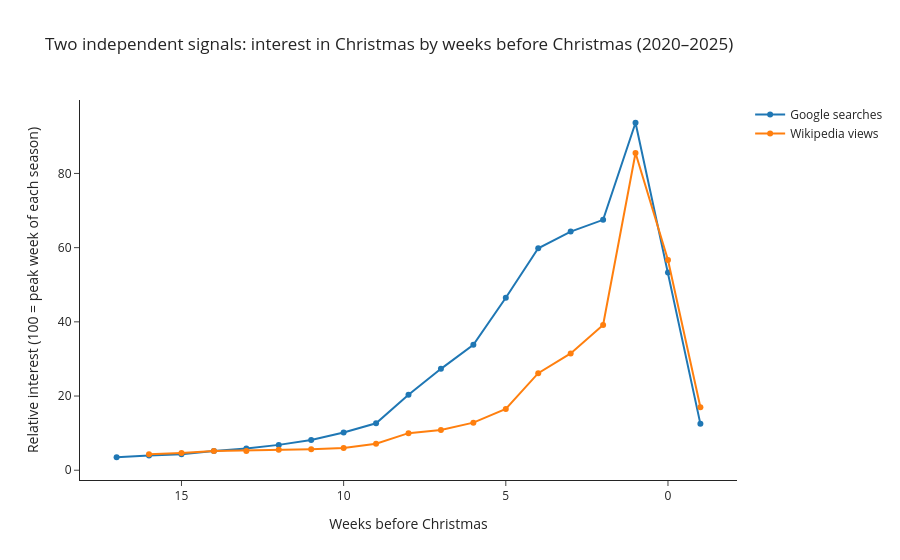

Notebook code cell kept with this figure:
### Code cell
compare = pd.concat([
    season_curve.assign(source="Google searches")[["weeks_before_christmas", "interest", "source"]],
    weekly[weekly["article"] == "Christmas"].assign(source="Wikipedia views")[["weeks_before_christmas", "interest", "source"]],
])
avg = compare.groupby(["source", "weeks_before_christmas"])["interest"].mean().reset_index()

fig = px.line(avg, x="weeks_before_christmas", y="interest", color="source", markers=True,
              title="Two independent signals: interest in Christmas by weeks before Christmas (2020–2025)",
              labels={"weeks_before_christmas": "Weeks before Christmas",
                      "interest": "Relative interest (100 = peak week of each season)", "source": ""},
              template="simple_white")
fig.update_xaxes(autorange="reversed")
fig.show()

### Figure 1 — Plotly figure (JSON) as saved in the notebook; plotly's stock layout.template omitted (floating-point values rounded to 4 significant figures)
{"data": [{"hovertemplate": "=Google searches<br>Weeks before Christmas=%{x}<br>Relative interest (100 = peak week of each season)=%{y}<extra></extra>", "legendgroup": "Google searches", "line": {"color": "#1F77B4", "dash": "solid"}, "marker": {"symbol": "circle"}, "mode": "lines+markers", "name": "Google searches", "orientation": "v", "showlegend": true, "type": "scatter", "x": [-1.0, -0.0, 1.0, 2.0, 3.0, 4.0, 5.0, 6.0, 7.0, 8.0, 9.0, 10.0, 11.0, 12.0, 13.0, 14.0, 15.0, 16.0, 17.0], "xaxis": "x", "y": [12.5, 53.33, 93.67, 67.5, 64.33, 59.83, 46.5, 33.83, 27.33, 20.33, 12.67, 10.17, 8.167, 6.833, 5.833, 5.167, 4.333, 4.0, 3.5], "yaxis": "y"}, {"hovertemplate": "=Wikipedia views<br>Weeks before Christmas=%{x}<br>Relative interest (100 = peak week of each season)=%{y}<extra></extra>", "legendgroup": "Wikipedia views", "line": {"color": "#FF7F0E", "dash": "solid"}, "marker": {"symbol": "circle"}, "mode": "lines+markers", "name": "Wikipedia views", "orientation": "v", "showlegend": true, "type": "scatter", "x": [-1.0, -0.0, 1.0, 2.0, 3.0, 4.0, 5.0, 6.0, 7.0, 8.0, 9.0, 10.0, 11.0, 12.0, 13.0, 14.0, 15.0, 16.0], "xaxis": "x", "y": [17.0, 56.67, 85.5, 39.17, 31.5, 26.17, 16.5, 12.83, 10.83, 10.0, 7.167, 6.0, 5.667, 5.5, 5.167, 5.167, 4.667, 4.333], "yaxis": "y"}], "layout": {"legend": {"title": {"text": ""}, "tracegroupgap": 0}, "title": {"text": "Two independent signals: interest in Christmas by weeks before Christmas (2020–2025)"}, "xaxis": {"anchor": "y", "autorange": "reversed", "domain": [0, 1], "title": {"text": "Weeks before Christmas"}}, "yaxis": {"anchor": "x", "domain": [0, 1], "title": {"text": "Relative interest (100 = peak week of each season)"}}}}
